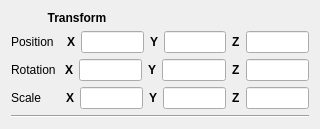
<?xml version="1.0" encoding="UTF-8"?>
<ui version="4.0">
 <class>Position</class>
 <widget class="QWidget" name="Position">
  <property name="geometry">
   <rect>
    <x>0</x>
    <y>0</y>
    <width>320</width>
    <height>126</height>
   </rect>
  </property>
  <property name="sizePolicy">
   <sizepolicy hsizetype="Expanding" vsizetype="Fixed">
    <horstretch>0</horstretch>
    <verstretch>0</verstretch>
   </sizepolicy>
  </property>
  <property name="windowTitle">
   <string>Form</string>
  </property>
  <layout class="QVBoxLayout" name="verticalLayout">
   <item>
    <layout class="QHBoxLayout" name="horizontalLayout">
     <item>
      <widget class="QLabel" name="Transform">
       <property name="font">
        <font>
         <weight>75</weight>
         <bold>true</bold>
         <strikeout>false</strikeout>
        </font>
       </property>
       <property name="text">
        <string>           Transform</string>
       </property>
      </widget>
     </item>
    </layout>
   </item>
   <item>
    <layout class="QHBoxLayout" name="horizontalLayout_2">
     <item>
      <widget class="QLabel" name="Position_2">
       <property name="sizePolicy">
        <sizepolicy hsizetype="Expanding" vsizetype="Expanding">
         <horstretch>0</horstretch>
         <verstretch>0</verstretch>
        </sizepolicy>
       </property>
       <property name="text">
        <string>Position</string>
       </property>
      </widget>
     </item>
     <item>
      <spacer name="horizontalSpacer_4">
       <property name="orientation">
        <enum>Qt::Horizontal</enum>
       </property>
       <property name="sizeType">
        <enum>QSizePolicy::Fixed</enum>
       </property>
       <property name="sizeHint" stdset="0">
        <size>
         <width>7</width>
         <height>20</height>
        </size>
       </property>
      </spacer>
     </item>
     <item>
      <widget class="QLabel" name="PosX">
       <property name="sizePolicy">
        <sizepolicy hsizetype="Expanding" vsizetype="Expanding">
         <horstretch>0</horstretch>
         <verstretch>0</verstretch>
        </sizepolicy>
       </property>
       <property name="font">
        <font>
         <weight>75</weight>
         <bold>true</bold>
        </font>
       </property>
       <property name="text">
        <string>X</string>
       </property>
      </widget>
     </item>
     <item>
      <widget class="QLineEdit" name="Xpos">
       <property name="sizePolicy">
        <sizepolicy hsizetype="Expanding" vsizetype="Fixed">
         <horstretch>0</horstretch>
         <verstretch>0</verstretch>
        </sizepolicy>
       </property>
       <property name="text">
        <string/>
       </property>
      </widget>
     </item>
     <item>
      <widget class="QLabel" name="PosY">
       <property name="sizePolicy">
        <sizepolicy hsizetype="Expanding" vsizetype="Expanding">
         <horstretch>0</horstretch>
         <verstretch>0</verstretch>
        </sizepolicy>
       </property>
       <property name="font">
        <font>
         <weight>75</weight>
         <bold>true</bold>
        </font>
       </property>
       <property name="text">
        <string>Y</string>
       </property>
      </widget>
     </item>
     <item>
      <widget class="QLineEdit" name="Ypos">
       <property name="sizePolicy">
        <sizepolicy hsizetype="Expanding" vsizetype="Fixed">
         <horstretch>0</horstretch>
         <verstretch>0</verstretch>
        </sizepolicy>
       </property>
       <property name="text">
        <string/>
       </property>
      </widget>
     </item>
     <item>
      <widget class="QLabel" name="PosZ">
       <property name="sizePolicy">
        <sizepolicy hsizetype="Expanding" vsizetype="Expanding">
         <horstretch>0</horstretch>
         <verstretch>0</verstretch>
        </sizepolicy>
       </property>
       <property name="font">
        <font>
         <weight>75</weight>
         <bold>true</bold>
        </font>
       </property>
       <property name="text">
        <string>Z</string>
       </property>
      </widget>
     </item>
     <item>
      <widget class="QLineEdit" name="Zpos">
       <property name="sizePolicy">
        <sizepolicy hsizetype="Expanding" vsizetype="Fixed">
         <horstretch>0</horstretch>
         <verstretch>0</verstretch>
        </sizepolicy>
       </property>
       <property name="text">
        <string/>
       </property>
      </widget>
     </item>
    </layout>
   </item>
   <item>
    <layout class="QHBoxLayout" name="horizontalLayout_3">
     <item>
      <widget class="QLabel" name="Rotation">
       <property name="sizePolicy">
        <sizepolicy hsizetype="Expanding" vsizetype="Expanding">
         <horstretch>0</horstretch>
         <verstretch>0</verstretch>
        </sizepolicy>
       </property>
       <property name="text">
        <string>Rotation</string>
       </property>
      </widget>
     </item>
     <item>
      <spacer name="horizontalSpacer_2">
       <property name="orientation">
        <enum>Qt::Horizontal</enum>
       </property>
       <property name="sizeType">
        <enum>QSizePolicy::Fixed</enum>
       </property>
       <property name="sizeHint" stdset="0">
        <size>
         <width>3</width>
         <height>20</height>
        </size>
       </property>
      </spacer>
     </item>
     <item>
      <widget class="QLabel" name="PosX_2">
       <property name="sizePolicy">
        <sizepolicy hsizetype="Expanding" vsizetype="Expanding">
         <horstretch>0</horstretch>
         <verstretch>0</verstretch>
        </sizepolicy>
       </property>
       <property name="font">
        <font>
         <weight>75</weight>
         <bold>true</bold>
        </font>
       </property>
       <property name="text">
        <string>X</string>
       </property>
      </widget>
     </item>
     <item>
      <widget class="QLineEdit" name="Xrotation">
       <property name="sizePolicy">
        <sizepolicy hsizetype="Expanding" vsizetype="Fixed">
         <horstretch>0</horstretch>
         <verstretch>0</verstretch>
        </sizepolicy>
       </property>
       <property name="text">
        <string/>
       </property>
      </widget>
     </item>
     <item>
      <widget class="QLabel" name="PosX_5">
       <property name="sizePolicy">
        <sizepolicy hsizetype="Expanding" vsizetype="Expanding">
         <horstretch>0</horstretch>
         <verstretch>0</verstretch>
        </sizepolicy>
       </property>
       <property name="font">
        <font>
         <weight>75</weight>
         <bold>true</bold>
        </font>
       </property>
       <property name="text">
        <string>Y</string>
       </property>
      </widget>
     </item>
     <item>
      <widget class="QLineEdit" name="Yrotation">
       <property name="sizePolicy">
        <sizepolicy hsizetype="Expanding" vsizetype="Fixed">
         <horstretch>0</horstretch>
         <verstretch>0</verstretch>
        </sizepolicy>
       </property>
       <property name="text">
        <string/>
       </property>
      </widget>
     </item>
     <item>
      <widget class="QLabel" name="PosX_8">
       <property name="sizePolicy">
        <sizepolicy hsizetype="Expanding" vsizetype="Expanding">
         <horstretch>0</horstretch>
         <verstretch>0</verstretch>
        </sizepolicy>
       </property>
       <property name="font">
        <font>
         <weight>75</weight>
         <bold>true</bold>
        </font>
       </property>
       <property name="text">
        <string>Z</string>
       </property>
      </widget>
     </item>
     <item>
      <widget class="QLineEdit" name="Zrotation">
       <property name="sizePolicy">
        <sizepolicy hsizetype="Expanding" vsizetype="Fixed">
         <horstretch>0</horstretch>
         <verstretch>0</verstretch>
        </sizepolicy>
       </property>
       <property name="text">
        <string/>
       </property>
      </widget>
     </item>
    </layout>
   </item>
   <item>
    <layout class="QHBoxLayout" name="horizontalLayout_4">
     <item>
      <widget class="QLabel" name="Scale">
       <property name="sizePolicy">
        <sizepolicy hsizetype="Expanding" vsizetype="Expanding">
         <horstretch>0</horstretch>
         <verstretch>0</verstretch>
        </sizepolicy>
       </property>
       <property name="text">
        <string>Scale</string>
       </property>
      </widget>
     </item>
     <item>
      <spacer name="horizontalSpacer_3">
       <property name="orientation">
        <enum>Qt::Horizontal</enum>
       </property>
       <property name="sizeType">
        <enum>QSizePolicy::Fixed</enum>
       </property>
       <property name="sizeHint" stdset="0">
        <size>
         <width>19</width>
         <height>20</height>
        </size>
       </property>
      </spacer>
     </item>
     <item>
      <widget class="QLabel" name="PosX_3">
       <property name="sizePolicy">
        <sizepolicy hsizetype="Expanding" vsizetype="Expanding">
         <horstretch>0</horstretch>
         <verstretch>0</verstretch>
        </sizepolicy>
       </property>
       <property name="font">
        <font>
         <weight>75</weight>
         <bold>true</bold>
        </font>
       </property>
       <property name="text">
        <string>X</string>
       </property>
      </widget>
     </item>
     <item>
      <widget class="QLineEdit" name="Xscale">
       <property name="sizePolicy">
        <sizepolicy hsizetype="Expanding" vsizetype="Fixed">
         <horstretch>0</horstretch>
         <verstretch>0</verstretch>
        </sizepolicy>
       </property>
       <property name="text">
        <string/>
       </property>
      </widget>
     </item>
     <item>
      <widget class="QLabel" name="PosX_6">
       <property name="sizePolicy">
        <sizepolicy hsizetype="Expanding" vsizetype="Expanding">
         <horstretch>0</horstretch>
         <verstretch>0</verstretch>
        </sizepolicy>
       </property>
       <property name="font">
        <font>
         <weight>75</weight>
         <bold>true</bold>
        </font>
       </property>
       <property name="text">
        <string>Y</string>
       </property>
      </widget>
     </item>
     <item>
      <widget class="QLineEdit" name="Yscale">
       <property name="sizePolicy">
        <sizepolicy hsizetype="Expanding" vsizetype="Fixed">
         <horstretch>0</horstretch>
         <verstretch>0</verstretch>
        </sizepolicy>
       </property>
       <property name="text">
        <string/>
       </property>
      </widget>
     </item>
     <item>
      <widget class="QLabel" name="PosX_9">
       <property name="sizePolicy">
        <sizepolicy hsizetype="Expanding" vsizetype="Expanding">
         <horstretch>0</horstretch>
         <verstretch>0</verstretch>
        </sizepolicy>
       </property>
       <property name="font">
        <font>
         <weight>75</weight>
         <bold>true</bold>
        </font>
       </property>
       <property name="text">
        <string>Z</string>
       </property>
      </widget>
     </item>
     <item>
      <widget class="QLineEdit" name="Zscale">
       <property name="sizePolicy">
        <sizepolicy hsizetype="Expanding" vsizetype="Fixed">
         <horstretch>0</horstretch>
         <verstretch>0</verstretch>
        </sizepolicy>
       </property>
       <property name="text">
        <string/>
       </property>
      </widget>
     </item>
    </layout>
   </item>
   <item>
    <widget class="Line" name="line">
     <property name="orientation">
      <enum>Qt::Horizontal</enum>
     </property>
    </widget>
   </item>
  </layout>
 </widget>
 <resources/>
 <connections/>
</ui>
